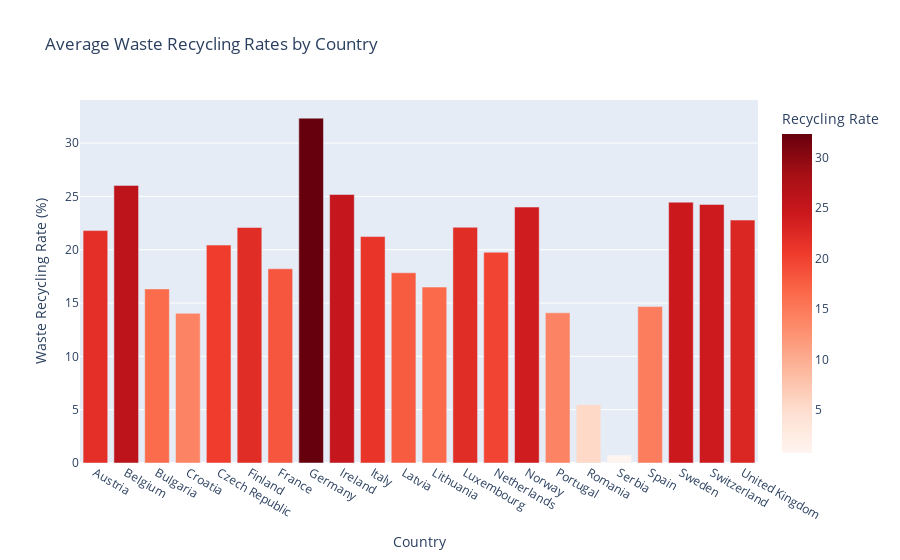

Here is the notebook cell this chart was saved with:
### Code cell
#  atık geri dönüşüm oranlarını içeriyor
data_filtered = data.dropna(subset=['COUNTRY'])

# Ülkeler için ortalama geri dönüşüm oranlarını hesaplıyoruz
country_avg_recycling = data_filtered.groupby('COUNTRY')['WASTE_RECYCLING'].mean().reset_index()

fig = px.bar(country_avg_recycling, 
             x='COUNTRY', 
             y='WASTE_RECYCLING', 
             title="Average Waste Recycling Rates by Country", 
             labels={'WASTE_RECYCLING': 'Waste Recycling Rate (%)'},
             color='WASTE_RECYCLING',
             color_continuous_scale='Reds')


fig.update_layout(xaxis_title="Country", yaxis_title="Waste Recycling Rate (%)", 
                  coloraxis_colorbar=dict(title="Recycling Rate"))

fig.show()

### Figure 1 — Plotly figure (JSON) as saved in the notebook; plotly's stock layout.template omitted (floating-point values rounded to 4 significant figures)
{"data": [{"alignmentgroup": "True", "hovertemplate": "COUNTRY=%{x}<br>Waste Recycling Rate (%)=%{marker.color}<extra></extra>", "legendgroup": "", "marker": {"color": [21.79, 26.03, 16.32, 14.03, 20.43, 22.08, 18.21, 32.33, 25.17, 21.23, 17.84, 16.49, 22.1, 19.76, 24.0, 14.08, 5.469, 0.7543, 14.66, 24.45, 24.24, 22.77], "coloraxis": "coloraxis", "pattern": {"shape": ""}}, "name": "", "offsetgroup": "", "orientation": "v", "showlegend": false, "textposition": "auto", "type": "bar", "x": ["Austria", "Belgium", "Bulgaria", "Croatia", "Czech Republic", "Finland", "France", "Germany", "Ireland", "Italy", "Latvia", "Lithuania", "Luxembourg", "Netherlands", "Norway", "Portugal", "Romania", "Serbia", "Spain", "Sweden", "Switzerland", "United Kingdom"], "xaxis": "x", "y": [21.79, 26.03, 16.32, 14.03, 20.43, 22.08, 18.21, 32.33, 25.17, 21.23, 17.84, 16.49, 22.1, 19.76, 24.0, 14.08, 5.469, 0.7543, 14.66, 24.45, 24.24, 22.77], "yaxis": "y"}], "layout": {"barmode": "relative", "coloraxis": {"colorbar": {"title": {"text": "Recycling Rate"}}, "colorscale": [[0, "rgb(255,245,240)"], [0.125, "rgb(254,224,210)"], [0.25, "rgb(252,187,161)"], [0.375, "rgb(252,146,114)"], [0.5, "rgb(251,106,74)"], [0.625, "rgb(239,59,44)"], [0.75, "rgb(203,24,29)"], [0.875, "rgb(165,15,21)"], [1, "rgb(103,0,13)"]]}, "legend": {"tracegroupgap": 0}, "title": {"text": "Average Waste Recycling Rates by Country"}, "xaxis": {"anchor": "y", "domain": [0, 1], "title": {"text": "Country"}}, "yaxis": {"anchor": "x", "domain": [0, 1], "title": {"text": "Waste Recycling Rate (%)"}}}}
